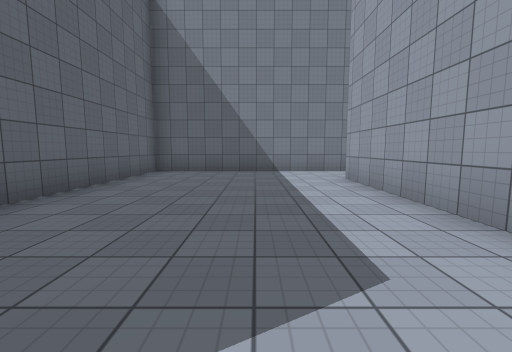
View 1 (above)

24 first-person views from a walk through a scene from a Unity 3-D project. The camera is 1.3 m above the floor, tilts 6° down and sees 90° across. The floor is counted in squares, 2 m on a side. Each view is taken from the middle of a square. On the plan, view 1 faces up. The plan holds only what a view shows up to about 9 squares ahead; the rest is blank. The player is left out. Surface patterns are stand-ins for the level's own textures.

View 2
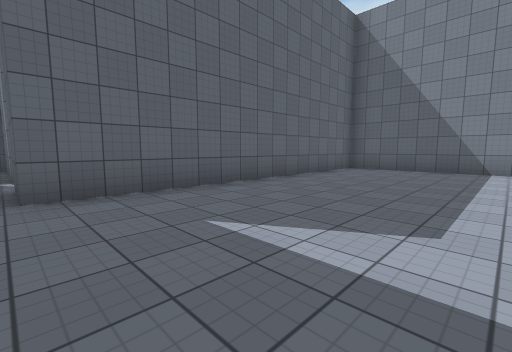

View 3
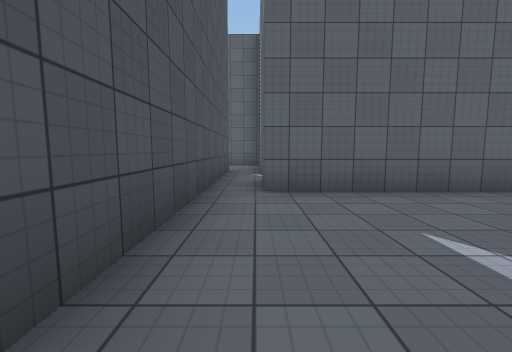

View 4
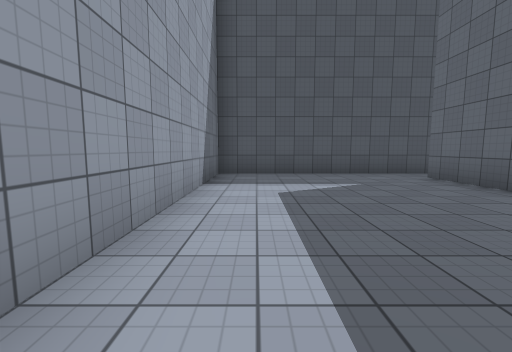

View 5
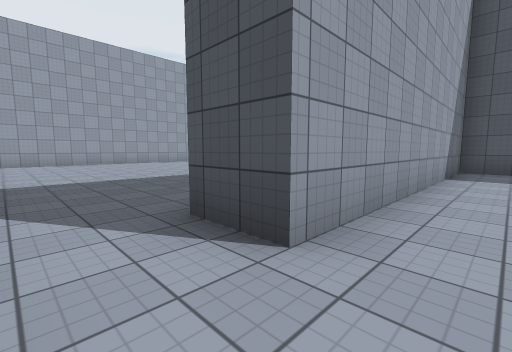

View 6
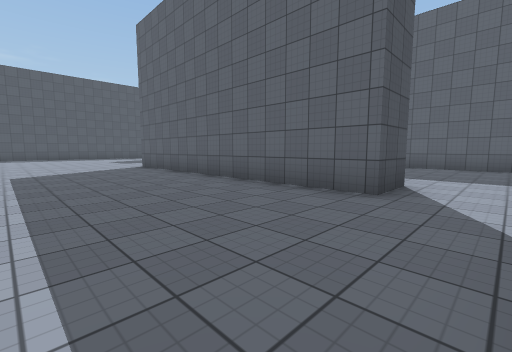

View 7
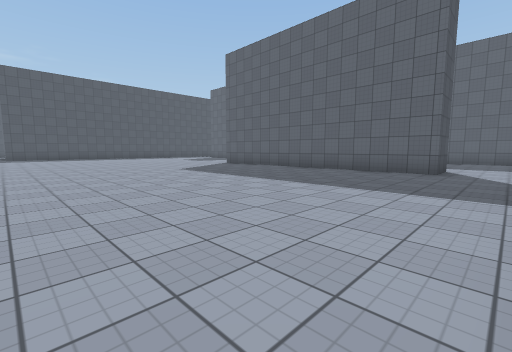

View 8
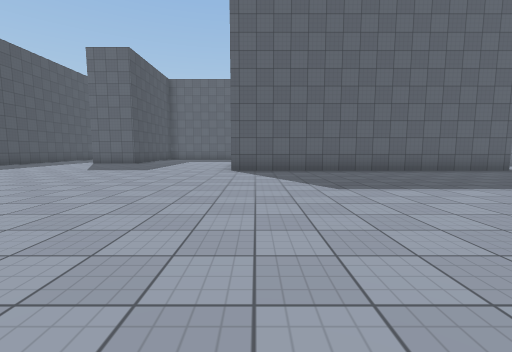

View 9
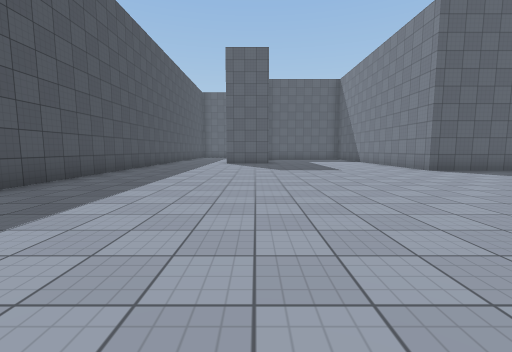

View 10
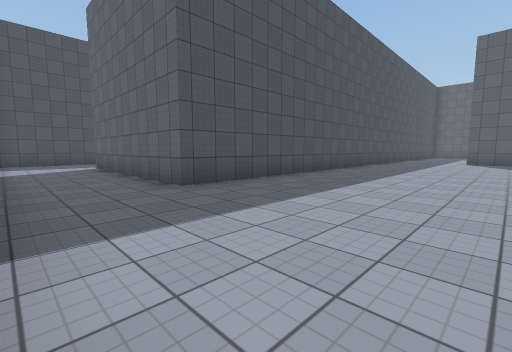

View 11
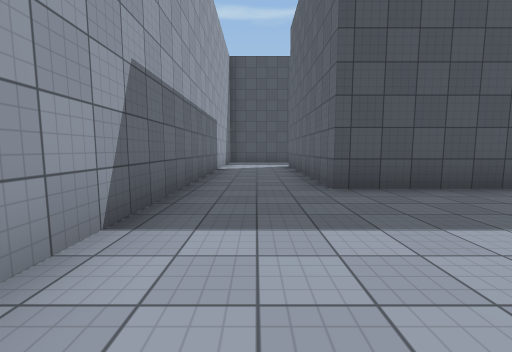

View 12
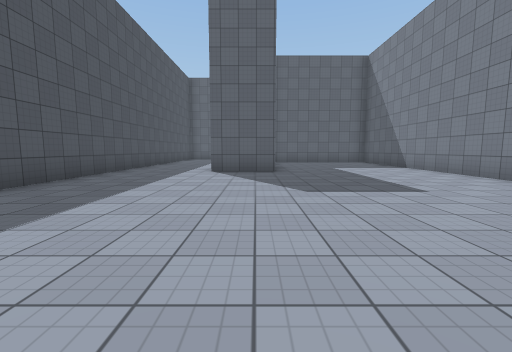

View 13
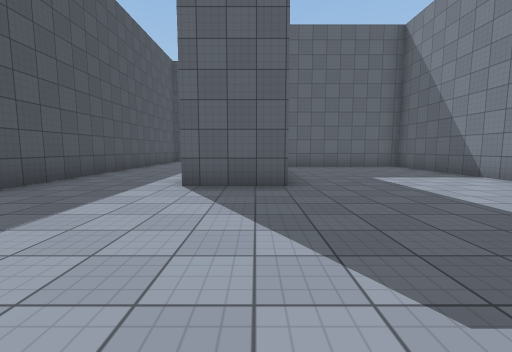

View 14
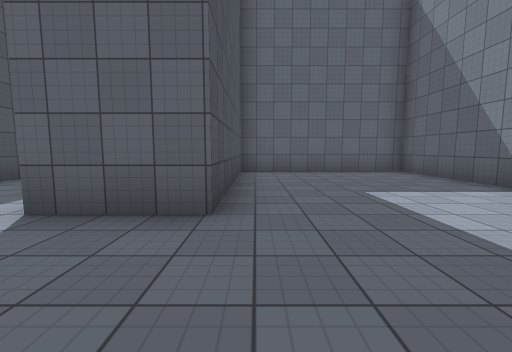

View 15
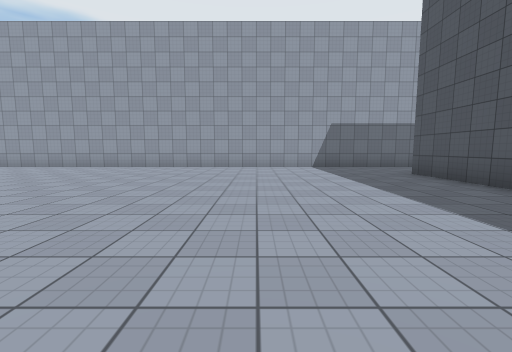

View 16
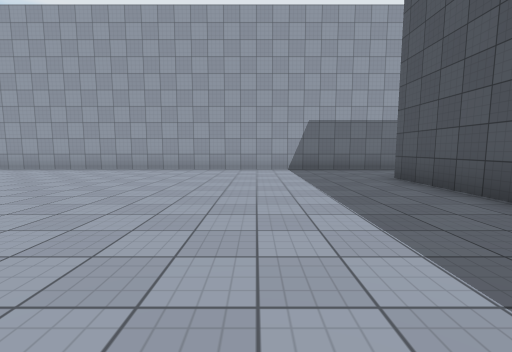

View 17
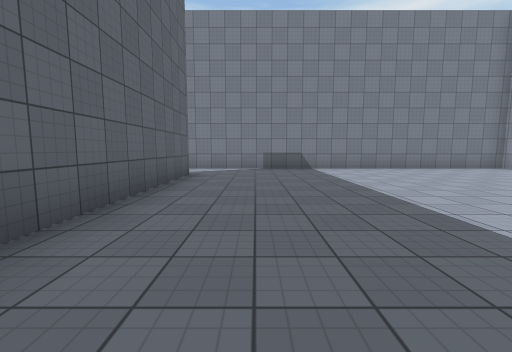

View 18
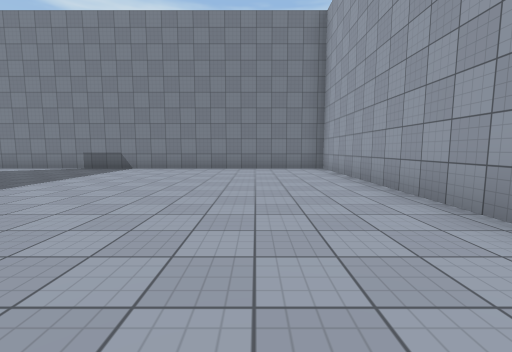

View 19
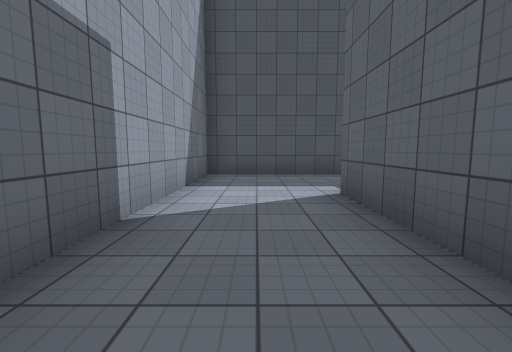

View 20
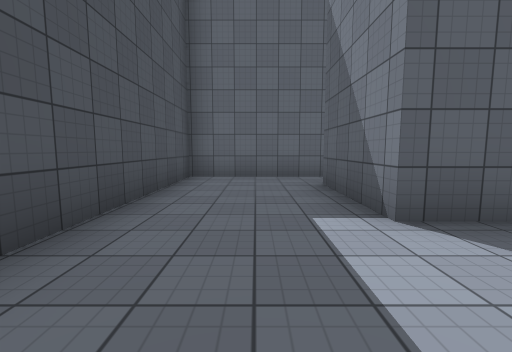

View 21
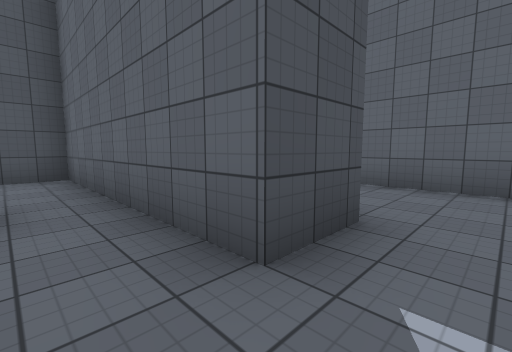

View 22
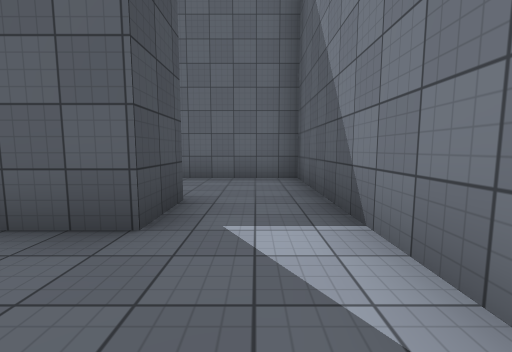

View 23
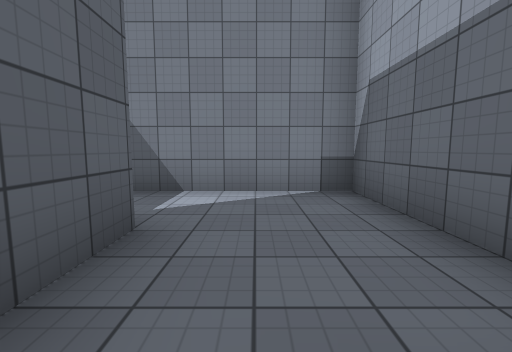

View 24
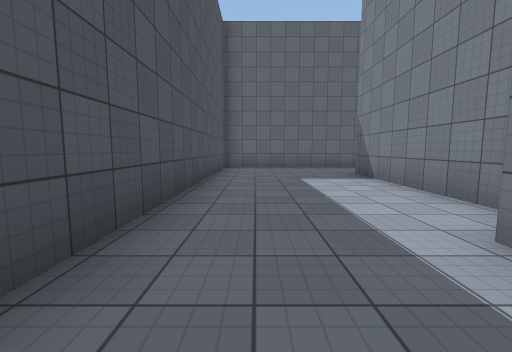

### Floor plan
Ten units are one square. View 1 is at (0, 0); x grows to the right and y downward. Boxes are objects, and circles mark ways between rooms. Rooms are numbered by the first view taken in them; rooms with no view inside come last. Other rooms are left out.
<svg viewBox="-71 -81 208 292">
<path fill="none" stroke="#000" d="M15 -76 -30 -76 -30 9 -42 9M-44 18 20 18 20 -57M132 -11 132 -76 15 -76M-24 121 107 121 107 177 82 177M20 -57 32 -57 32 27 -55 27 -55 74 -5 74 -5 94M70 174 70 206 132 206 132 8M95 156 95 131 54 131M56 149 70 149 70 174M-54 9 -66 9M-66 18 -44 18"/>
<circle cx="25" cy="-65" r="3" fill="#2a7"/>
<circle cx="-35" cy="10" r="3" fill="#2a7"/>
<circle cx="80" cy="170" r="3" fill="#2a7"/>
<text x="-10" y="-30">1</text>
<text x="70" y="50">2</text>
<text x="80" y="150">3</text>
<text x="-50" y="10">4</text>
</svg>
Room 1 opens to room 2. Room 1 opens to room 4. Room 2 opens to room 3.

Where each view was taken, in squares from view 1:
view 1: 0 up, 0 right, facing up
view 2: 1 down, 1 right, facing up-left
view 3: 1 down, 1 right, facing left
view 4: 5 up, 1 right, facing down
view 5: 7 up, 1 right, facing down-right
view 6: 7 up, 7 right, facing down-left
view 7: 7 up, 11 right, facing down-left
view 8: 2 down, 11 right, facing left
view 9: 8 down, 11 right, facing left
view 10: 8 down, 13 right, facing down-left
view 11: 8 down, 12 right, facing down
view 12: 8 down, 7 right, facing left
view 13: 8 down, 4 right, facing left
view 14: 7 down, 2 right, facing left
view 15: 8 down, 4 right, facing right
view 16: 9 down, 5 right, facing right
view 17: 1 down, 5 right, facing up
view 18: 1 down, 11 right, facing up
view 19: 14 down, 12 right, facing down
view 20: 19 down, 13 right, facing left
view 21: 14 down, 8 right, facing down-left
view 22: 14 down, 9 right, facing left
view 23: 17 down, 8 right, facing up
view 24: 11 down, 0 right, facing left
